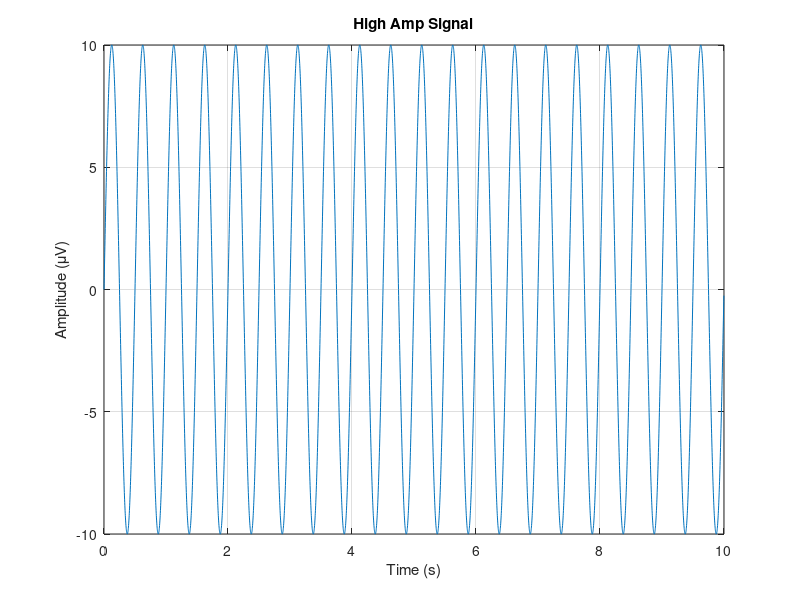
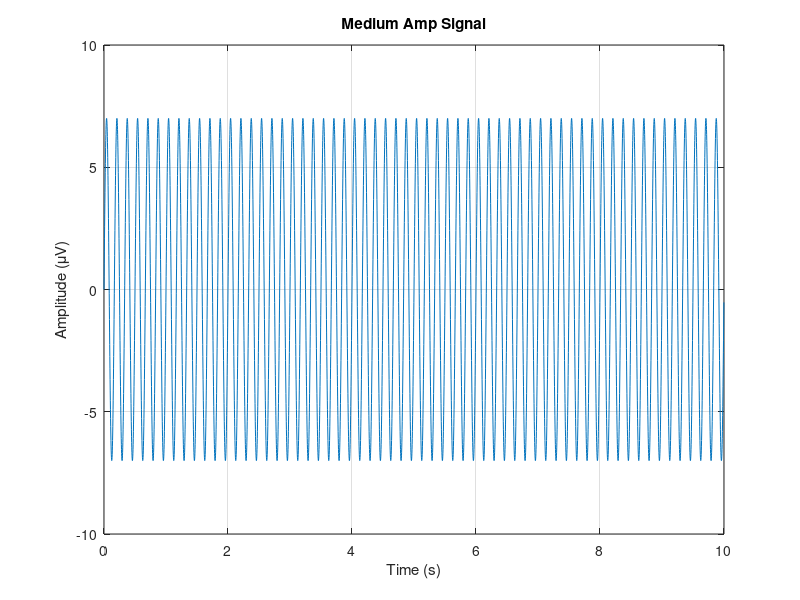
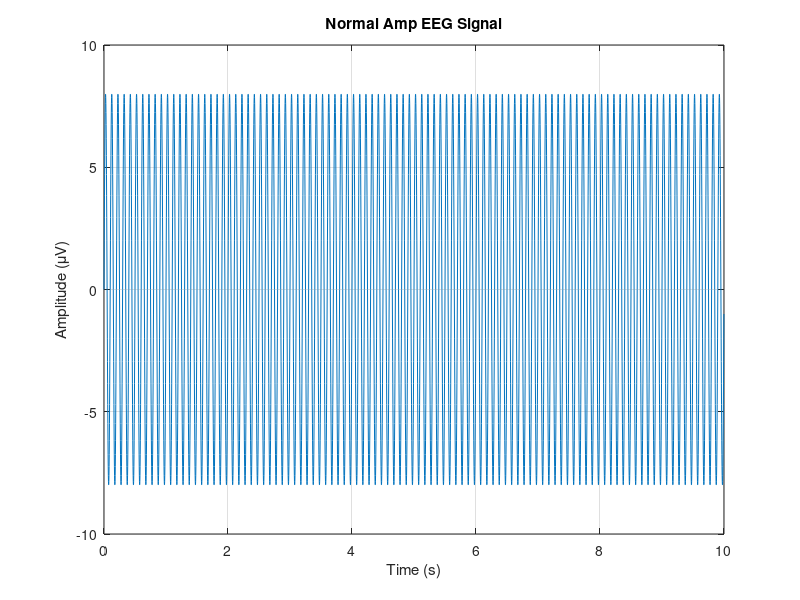
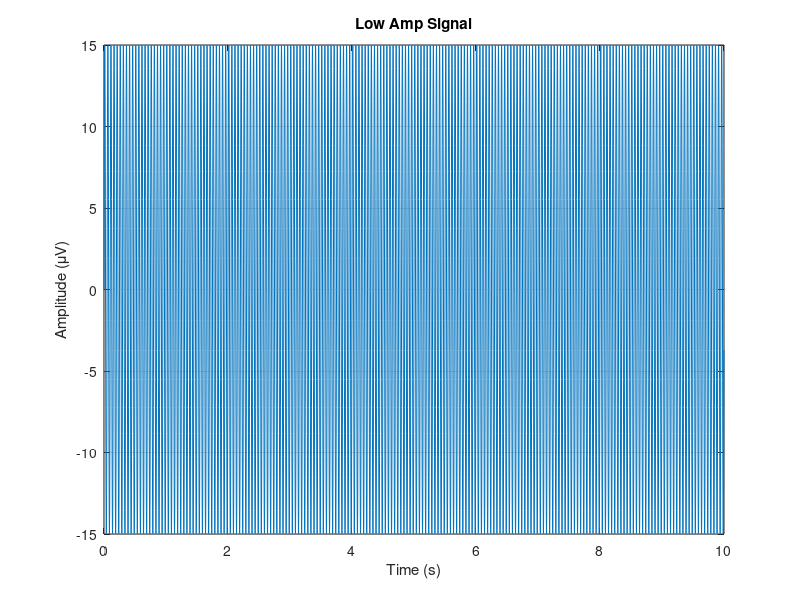

The MATLAB script that drew these images, in order:
% Define parameters
Fs = 500;            % Sampling frequency (Hz)
t = 0:1/Fs:10-1/Fs;        % Time vector from 0 to 10 seconds
N = length(t);       % Number of samples

% Generate component sine waves for different brain rhythms
delta_wave = 10 * sin(2 * pi * 2 * t);    % 0.5-4 Hz ,2 Hz, high amp (deep sleep)
theta_wave = 7 * sin(2 * pi * 6 * t);     % 4-8 Hz ,6 Hz, medium amp (drowsiness)
alpha_wave = 8 * sin(2 * pi * 10 * t);    % 8-13 Hz ,10 Hz, prominent amp (idle/relax)
beta_wave = 15 * sin(2 * pi * 20 * t);    % 13-30 Hz ,20 Hz, low amp (alertness)

% Combine waves to form a composite signal
eeg_signal = alpha_wave + beta_wave + theta_wave + delta_wave;

% Add random Gaussian noise
noise = 5 * randn(1, N); % 5 is the standard deviation for the noise level
simulated_eeg = eeg_signal + noise;

% Plot the delta wave
figure;
plot(t, delta_wave);
title('High Amp Signal');
xlabel('Time (s)');
ylabel('Amplitude (\muV)');
grid on;

% Plot the theta wave
figure;
plot(t, theta_wave);
title('Medium Amp Signal');
xlabel('Time (s)');
ylabel('Amplitude (\muV)');
grid on;

% Plot the alpha wave
figure;
plot(t, alpha_wave);
title('Normal Amp EEG Signal');
xlabel('Time (s)');
ylabel('Amplitude (\muV)');
grid on;

% Plot the beta wave
figure;
plot(t, beta_wave);
title('Low Amp Signal');
xlabel('Time (s)');
ylabel('Amplitude (\muV)');
grid on;

% Plot the composite signal
figure;
plot(t, eeg_signal);
title('Normal EEG Signal');
xlabel('Time (s)');
ylabel('Amplitude (\muV)');
grid on;

% Plot the simulated EEG signal
figure;
plot(t, simulated_eeg);
title('Simulated Normal EEG Signal');
xlabel('Time (s)');
ylabel('Amplitude (\muV)');
grid on;

% Plot the power spectral density (PSD) to confirm frequency content
% figure;
% pwelch(simulated_eeg, [], [], [], Fs);
% title('Power Spectral Density of Simulated EEG');
